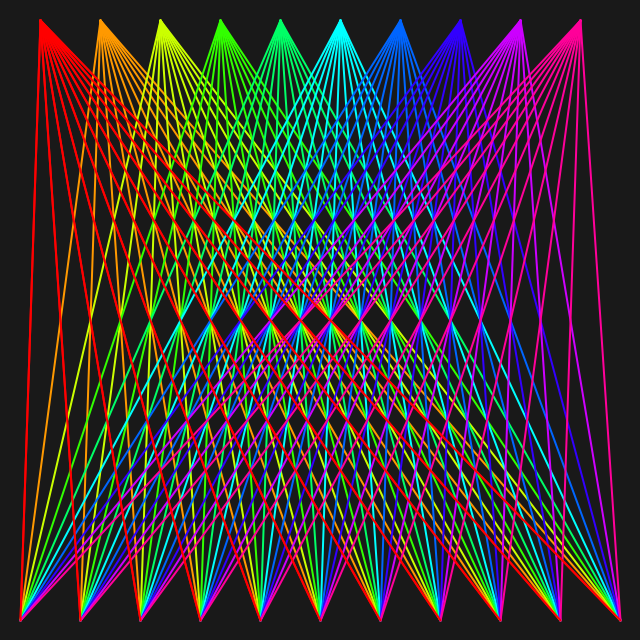
Frame 1 (no input)
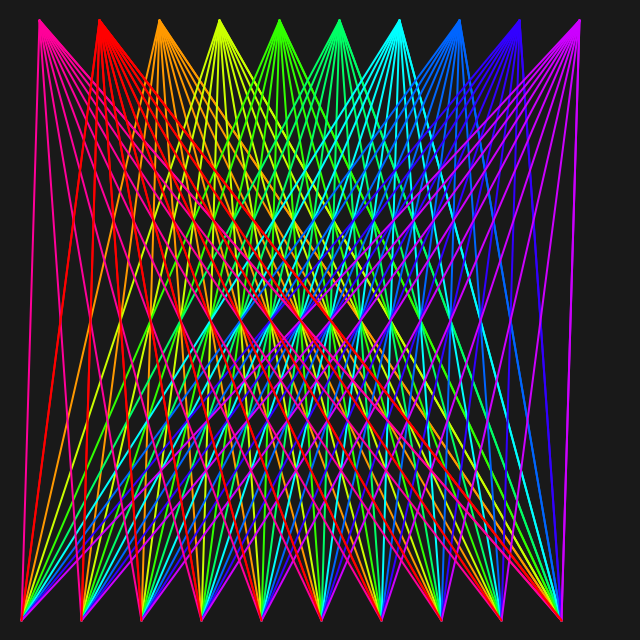
Frame 60 (the mouse pressed at the canvas centre just before this capture)
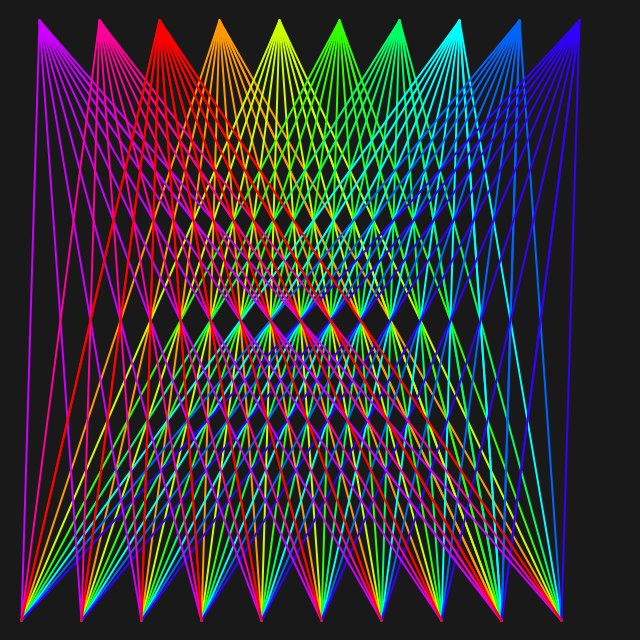
Frame 120 (the mouse held since frame 60 and released just before this capture)

The Processing sketch that drew these frames (run headless with seeded random() and noise(); from frame 60 on, the mouse is pressed at the canvas centre):

// Processing sketch: line_rainbow
// ── line_rainbow.pde
float aa = 0.0;

void setup() {
	size(640, 640);
	colorMode(HSB, 100);
}

void draw() {
	background(10);
	
	float margin = 20;
	
	int num_dots = 11;
	float spacing = ((width - (margin + margin)) / (num_dots - 1));
	
	float inner_width = (width - (margin + margin));
	
	for(int i = 0; i < num_dots; i++) {
		float x = (((margin + (spacing * i)) + aa) % inner_width);
		
		color col = color(map(i, 0, (num_dots - 1), 0, 100), 100, 100);
		
		stroke(col);
		strokeWeight(2);
		
		for(int j = 0; j < num_dots; j++) {
			float y = ((margin + (spacing * j)) - aa);
			
			while(y < margin) {
				y += inner_width;
			}
			
			line(
				(x + margin),
				margin,
				y,
				(height - margin)
			);
		}
	}
	
	// ellipseMode(CENTER);
	// fill(11, 100, 100);
	// noStroke();
	// for(int k = 0; k < num_dots; k++) {
	// 	ellipse((margin + (spacing * k)), margin, 4.0, 4.0);
	// 	ellipse((margin + (spacing * k)), (height - margin), 4.0, 4.0);
	// }
	
	aa += 1;
	
	if(frameCount == 50) { save("preview.png"); }
}
